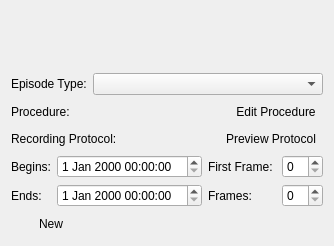
<?xml version="1.0" encoding="UTF-8"?>
<ui version="4.0">
 <class>RecordingEpisodeWidget</class>
 <widget class="QWidget" name="RecordingEpisodeWidget">
  <property name="geometry">
   <rect>
    <x>0</x>
    <y>0</y>
    <width>332</width>
    <height>246</height>
   </rect>
  </property>
  <property name="windowTitle">
   <string>Form</string>
  </property>
  <layout class="QGridLayout" name="gridLayout_2">
   <item row="3" column="0">
    <layout class="QHBoxLayout" name="horizontalLayout_3">
     <item>
      <widget class="QLabel" name="label_3">
       <property name="text">
        <string>Recording Protocol:</string>
       </property>
      </widget>
     </item>
     <item>
      <widget class="QLabel" name="protocolNameLabel">
       <property name="sizePolicy">
        <sizepolicy hsizetype="MinimumExpanding" vsizetype="Preferred">
         <horstretch>0</horstretch>
         <verstretch>0</verstretch>
        </sizepolicy>
       </property>
       <property name="text">
        <string/>
       </property>
      </widget>
     </item>
     <item>
      <spacer name="horizontalSpacer_3">
       <property name="orientation">
        <enum>Qt::Orientation::Horizontal</enum>
       </property>
       <property name="sizeHint" stdset="0">
        <size>
         <width>40</width>
         <height>20</height>
        </size>
       </property>
      </spacer>
     </item>
     <item>
      <widget class="QToolButton" name="previewProtocolToolButton">
       <property name="toolTip">
        <string>View protocol</string>
       </property>
       <property name="statusTip">
        <string>View protocol</string>
       </property>
       <property name="whatsThis">
        <string>View protocol</string>
       </property>
       <property name="text">
        <string>Preview Protocol</string>
       </property>
       <property name="icon">
        <iconset theme="view-list-tree"/>
       </property>
       <property name="checkable">
        <bool>false</bool>
       </property>
       <property name="autoRaise">
        <bool>true</bool>
       </property>
      </widget>
     </item>
    </layout>
   </item>
   <item row="0" column="0">
    <widget class="NameDescriptionWidget" name="nameDescriptionWidget" native="true"/>
   </item>
   <item row="5" column="0">
    <layout class="QGridLayout" name="episodeBoundariesGridLayout">
     <item row="0" column="0">
      <widget class="QLabel" name="label_4">
       <property name="text">
        <string>Begins:</string>
       </property>
       <property name="buddy">
        <cstring>episodeBeginDateTimeEdit</cstring>
       </property>
      </widget>
     </item>
     <item row="0" column="1">
      <widget class="QDateTimeEdit" name="episodeBeginDateTimeEdit"/>
     </item>
     <item row="0" column="2">
      <widget class="QLabel" name="label_6">
       <property name="text">
        <string>First Frame: </string>
       </property>
       <property name="buddy">
        <cstring>firstFrameSpinBox</cstring>
       </property>
      </widget>
     </item>
     <item row="0" column="3">
      <widget class="QSpinBox" name="firstFrameSpinBox">
       <property name="toolTip">
        <string>Index of first frame</string>
       </property>
       <property name="statusTip">
        <string>Index of first frame</string>
       </property>
       <property name="whatsThis">
        <string>Index of first frame</string>
       </property>
      </widget>
     </item>
     <item row="1" column="0">
      <widget class="QLabel" name="label_5">
       <property name="text">
        <string>Ends:</string>
       </property>
       <property name="buddy">
        <cstring>episodeEndDateTimeEdit</cstring>
       </property>
      </widget>
     </item>
     <item row="1" column="1">
      <widget class="QDateTimeEdit" name="episodeEndDateTimeEdit"/>
     </item>
     <item row="1" column="2">
      <widget class="QLabel" name="label_7">
       <property name="text">
        <string>Frames: </string>
       </property>
       <property name="buddy">
        <cstring>nFramesSpinBox</cstring>
       </property>
      </widget>
     </item>
     <item row="1" column="3">
      <widget class="QSpinBox" name="nFramesSpinBox">
       <property name="toolTip">
        <string>Number of frames in the episode</string>
       </property>
       <property name="statusTip">
        <string>Number of frames in the episode</string>
       </property>
       <property name="whatsThis">
        <string>Number of frames in the episode</string>
       </property>
      </widget>
     </item>
    </layout>
   </item>
   <item row="1" column="0">
    <layout class="QHBoxLayout" name="horizontalLayout_5">
     <item>
      <widget class="QLabel" name="label_2">
       <property name="text">
        <string>Episode Type:</string>
       </property>
       <property name="buddy">
        <cstring>episodeTypeComboBox</cstring>
       </property>
      </widget>
     </item>
     <item>
      <widget class="QComboBox" name="episodeTypeComboBox">
       <property name="sizePolicy">
        <sizepolicy hsizetype="MinimumExpanding" vsizetype="Fixed">
         <horstretch>0</horstretch>
         <verstretch>0</verstretch>
        </sizepolicy>
       </property>
      </widget>
     </item>
    </layout>
   </item>
   <item row="6" column="0">
    <layout class="QHBoxLayout" name="horizontalLayout_4">
     <item>
      <widget class="QPushButton" name="createObjectPushButton">
       <property name="toolTip">
        <string>Create a new recording episode</string>
       </property>
       <property name="statusTip">
        <string>Create a new recording episode</string>
       </property>
       <property name="whatsThis">
        <string>Create a new recording episode</string>
       </property>
       <property name="text">
        <string>New</string>
       </property>
       <property name="flat">
        <bool>true</bool>
       </property>
      </widget>
     </item>
     <item>
      <spacer name="horizontalSpacer_2">
       <property name="orientation">
        <enum>Qt::Orientation::Horizontal</enum>
       </property>
       <property name="sizeHint" stdset="0">
        <size>
         <width>40</width>
         <height>20</height>
        </size>
       </property>
      </spacer>
     </item>
    </layout>
   </item>
   <item row="2" column="0">
    <layout class="QHBoxLayout" name="horizontalLayout_6">
     <item>
      <widget class="QLabel" name="label_8">
       <property name="text">
        <string>Procedure:</string>
       </property>
      </widget>
     </item>
     <item>
      <widget class="QLabel" name="procedureTypeNameLabel">
       <property name="text">
        <string/>
       </property>
      </widget>
     </item>
     <item>
      <spacer name="horizontalSpacer_4">
       <property name="orientation">
        <enum>Qt::Orientation::Horizontal</enum>
       </property>
       <property name="sizeHint" stdset="0">
        <size>
         <width>40</width>
         <height>20</height>
        </size>
       </property>
      </spacer>
     </item>
     <item>
      <widget class="QToolButton" name="toggleProcedureEditor">
       <property name="text">
        <string>Edit Procedure</string>
       </property>
       <property name="icon">
        <iconset theme="arrow-right-double"/>
       </property>
       <property name="checkable">
        <bool>true</bool>
       </property>
       <property name="autoRaise">
        <bool>true</bool>
       </property>
      </widget>
     </item>
    </layout>
   </item>
  </layout>
 </widget>
 <customwidgets>
  <customwidget>
   <class>NameDescriptionWidget</class>
   <extends>QWidget</extends>
   <header location="global">gui.widgets.dataclasswidgets.namedescriptionwidget</header>
   <container>1</container>
  </customwidget>
 </customwidgets>
 <resources/>
 <connections/>
</ui>
